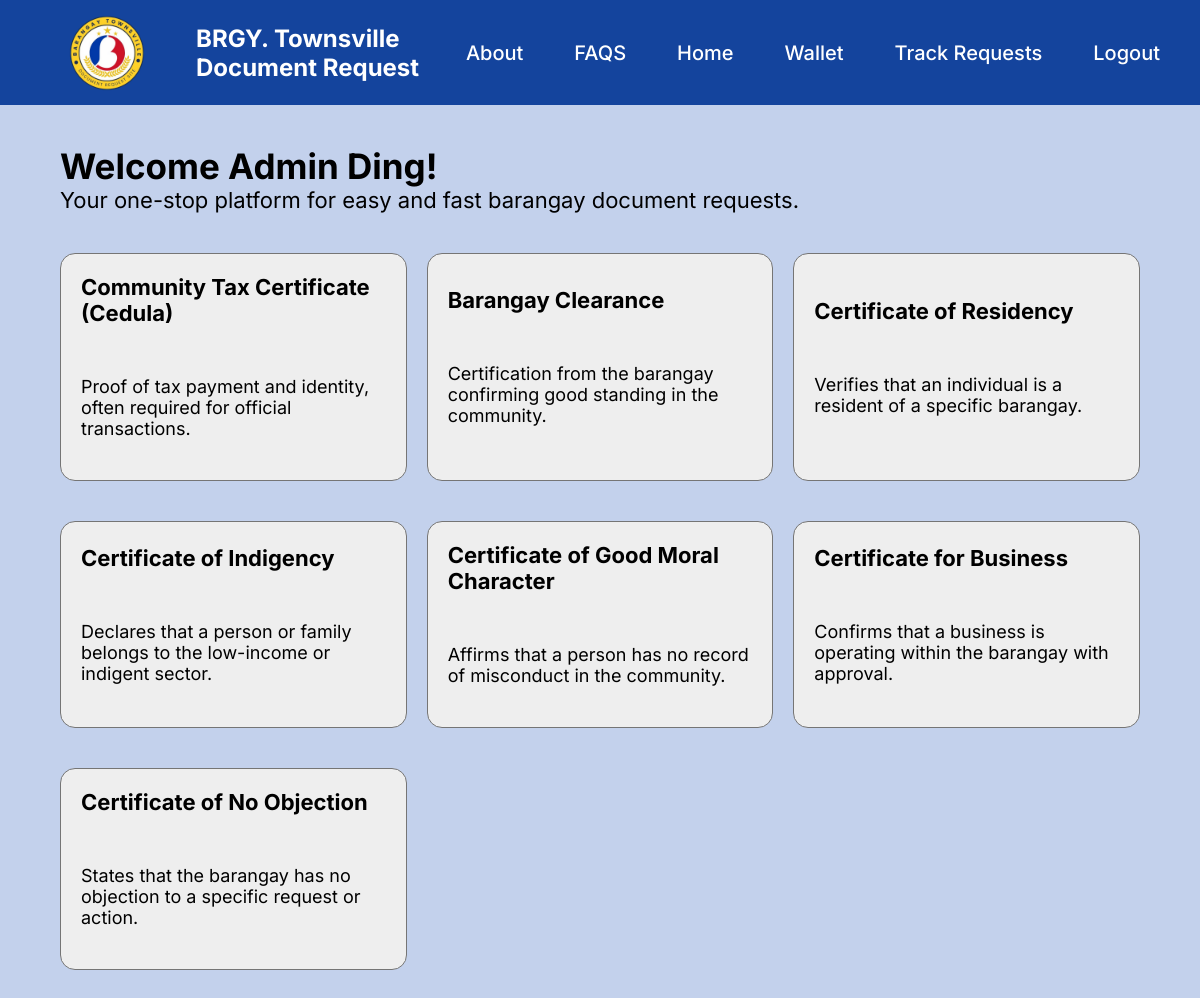
/dashboard.php (signed in), run on the app's committed database.
### tables this page shows
CREATE TABLE Document_Types(
	doc_id INT NOT NULL AUTO_INCREMENT PRIMARY KEY,
    doc_name VARCHAR(255) NOT NULL,
    price DECIMAL(10, 2) NOT NULL,
    shipping_fee DECIMAL(10, 2) NOT NULL,
    description VARCHAR(255) NOT NULL
) AUTO_INCREMENT = 8;

### dashboard.php (the view, shortened to what this page needs)
<?php
$givenname = $_SESSION['givenname'];
?>
<!DOCTYPE html>
<html lang="en">
<head>
    <link rel="stylesheet" href="style.css">
</head>
<body>
    <header class="main-header">
        <div class="logo">
        <img src="./images/logo.png">
        <div>
            <h4>BRGY. Townsville</h4>
            <h4>Document Request</h4>
        </div>
        </div>
    <nav class="navigation-menu">
        <ul>
            <li>About</li>
            <li>FAQS</li>
            <li><a href="dashboard.php">Home</a></li>
            <li><a href="view_wallet.php">Wallet</a></li>
            <li><a href="track_request.php">Track Requests</a></li>
            <li><a href="logout.php">Logout</a></li>
        </ul>
    </nav>
    </header>
    <div class="main-dashboard">
        <div class="user-container">
        <h2>Welcome <?php echo htmlspecialchars($givenname); ?>!</h2>
        <p class="description">Your one-stop platform for easy and fast barangay document requests.</p>
        <?php
        include "db.php";
        $sql = "SELECT doc_id, doc_name, description FROM document_types";
        $result = $conn->query($sql);
        if ($result->num_rows > 0) {
            echo '<table class="document-btns">';
            $rowCounter = 0;
            echo '<tr>';
            while ($row = mysqli_fetch_row($result)) {
                $id = $row[0];
                $name = $row[1];
                $description = $row[2];
                echo '<td>';
                echo '<a href="document_details.php?view=' . $id . '"><b>' .htmlspecialchars($name) .'</b><p>'. htmlspecialchars($description).'</p></a><br>';
                echo '</td>';
                $rowCounter++;
                if ($rowCounter % 3 == 0) {
                    echo '</tr><tr>';
                }
            }
            if ($rowCounter % 3 != 0) {
                echo '</tr>';
            }
            echo '</table>';
        } else {
            echo "No data available.";
        }
        ?>
        </div>
    </div>
</body>
</html>

### style.css (style rules this page uses)
* { margin:0; padding:0; box-sizing: border-box; font-family: 'Inter'; }
:root { --main-bg:#C3D1EC; --container-bg:#E0E7F5; --header-color:#14449D; --warning:#D4A5B2; }
body { background-color: var(--main-bg); height:auto; }
.main-header { height: 105px; display: flex; background-color: var(--header-color); padding: 10px; align-items: center; justify-content: space-between; color: white; }
.main-header h4 { font-size: 24px; }
.logo { margin-left:47px; display: flex; align-items: center; gap: 47px; }
.logo img { width: 100px; height: 100px; margin-right: -8px; }
.navigation-menu { display: flex; justify-content: flex-end; padding: 15px 30px; }
.navigation-menu ul { list-style: none; display: flex; gap: 51px; }
.navigation-menu ul li { font-size: 20px; font-weight: 500; }
.navigation-menu ul li a { text-decoration: none; color: white; }
.main-dashboard { display:flex; justify-content: center; margin:0; padding:20px 40px 40px; flex-direction: column; }
.main-dashboard h2 { margin-bottom:10px; font-size: 30px; }
.user-container h2 { margin:20px; font-size:35px; margin-bottom: -10px; }
.user-container p.description { margin:10px 20px 0px; font-size:22px; }
.document-btns { width: 100%; table-layout: fixed; border-collapse: separate; border-spacing: 20px 40px; font-size:18px; }
.document-btns th, .document-btns td { border: 1px solid #757575; background-color: #EEEEEE; width:300px; height:180px; border-radius: 15px; padding:20px; }
.document-btns a { text-decoration: none; color:#000000; }
.document-btns b { font-size: 22px; }
.document-btns p { margin-top:50px; font-size: 18px; }

### data on the page
document_types: doc_name "Community Tax Certificate (Cedula)", description "Proof of tax payment and identity, often required for official transactions."
document_types: doc_name "Barangay Clearance", description "Certification from the barangay confirming good standing in the community."
document_types: doc_name "Certificate of Residency", description "Verifies that an individual is a resident of a specific barangay."
document_types: doc_name "Certificate of Indigency", description "Declares that a person or family belongs to the low-income or indigent sector."
document_types: doc_name "Certificate of Good Moral Character", description "Affirms that a person has no record of misconduct in the community."
document_types: doc_name "Certificate for Business", description "Confirms that a business is operating within the barangay with approval."
document_types: doc_name "Certificate of No Objection", description "States that the barangay has no objection to a specific request or action."

### other printed values
$givenname "Admin Ding"
